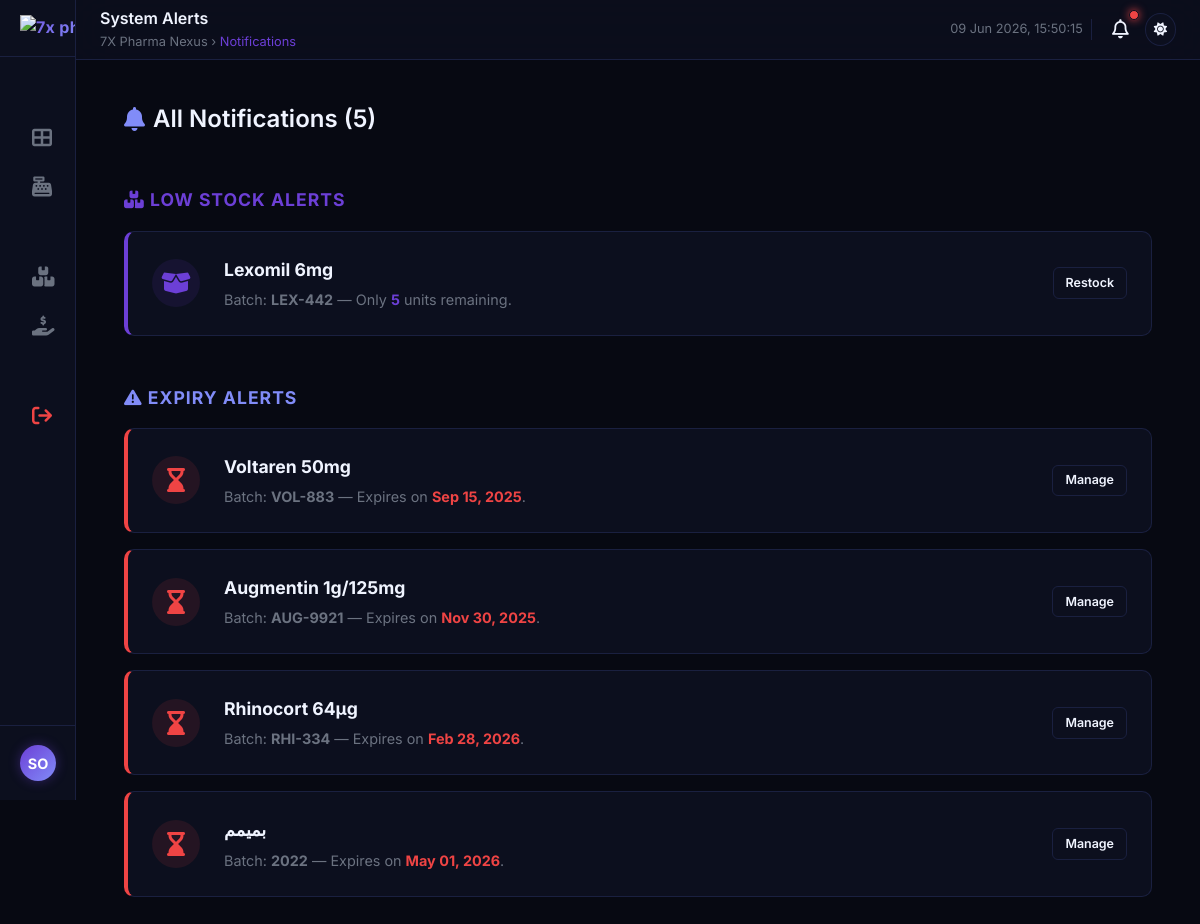
Page /public/notification (signed in) on the committed database.
### tables this page shows
CREATE TABLE `batches` (
  `id` int(11) NOT NULL,
  `medicine_id` int(11) NOT NULL,
  `batch_number` varchar(50) NOT NULL,
  `expiry_date` date NOT NULL,
  `current_quantity` int(11) DEFAULT 0,
  `created_at` timestamp NOT NULL DEFAULT current_timestamp()
);

CREATE TABLE `medicines` (
  `id` int(11) NOT NULL,
  `barcode` varchar(50) NOT NULL,
  `name` varchar(150) NOT NULL,
  `dci` varchar(150) DEFAULT NULL,
  `category` varchar(100) DEFAULT 'General',
  `price` decimal(10,2) NOT NULL,
  `cost_price` decimal(10,2) NOT NULL,

  `created_at` timestamp NOT NULL DEFAULT current_timestamp(),
  `deleted_at` timestamp NULL DEFAULT NULL
);

### app/controllers/NotificationController.php (called while the page is built)
<?php
class NotificationController extends Controller {
    public function index() {
        $notificationModel = $this->model('Notification');
        $lowStockAlerts = $notificationModel->getLowStockAlerts();
        $expiringAlerts = $notificationModel->getExpiringAlerts();
        $data = [
            'title' => 'Notifications | 7X Pharma Nexus',
            'lowStock' => $lowStockAlerts,
            'expiring' => $expiringAlerts,
            'totalAlerts' => count($lowStockAlerts) + count($expiringAlerts)
        ];
        $this->view('notifications', $data);
    }
}
?>

### app/core/Router.php (called while the page is built, shortened)
<?php
class Router {
    protected $method = 'index';
    public function __construct() {
        $url = $this->parseUrl();
        if (isset($url[0]) && file_exists(ROOT_DIR . '/app/controllers/' . ucfirst($url[0]) . 'Controller.php')) {
            unset($url[0]);
        }
        $this->controller = new $this->controller();
        $this->params = $url ? array_values($url) : [];
        call_user_func_array([$this->controller, $this->method], $this->params);
    }
    private function parseUrl() {
        if (isset($_GET['url'])) {
            $url = rtrim($_GET['url'], '/');
            $url = filter_var($url, FILTER_SANITIZE_URL);
            $url = explode('/', $url);
            return $url;
        }
        return [];
    }
}

### public/index.php (called while the page is built, shortened)
<?php
require_once ROOT_DIR . '/app/config/Database.php';
require_once ROOT_DIR . '/app/core/Model.php';
require_once ROOT_DIR . '/app/core/Controller.php';
require_once ROOT_DIR . '/app/core/Router.php';
$router = new Router();
?>

### app/core/Model.php (called while the page is built, shortened)
<?php
class Model {
    protected $db;
    public function __construct() {
        require_once ROOT_DIR . '/app/config/Database.php';
        $database = new Database();
        $this->db = $database->getConnection();
    }
    protected function query($sql, $params = []) {
        $stmt = $this->db->prepare($sql);
        $stmt->execute($params);
        return $stmt;
    }
}

### app/config/Database.php (called while the page is built, shortened)
<?php
class Database {
    private $conn;
    public function __construct() {
        $host = '127.0.0.1';
        $port = '3307';
        $db_name = 'pharma_core';
        $username = 'root';
        $password = '';
        try {
            $dsn = "mysql:host={$host};port={$port};dbname={$db_name};charset=utf8mb4";
            $options = [
                PDO::ATTR_ERRMODE => PDO::ERRMODE_EXCEPTION,
                PDO::ATTR_DEFAULT_FETCH_MODE => PDO::FETCH_ASSOC,
                PDO::ATTR_EMULATE_PREPARES => false,
            ];
            $this->conn = new PDO($dsn, $username, $password, $options);
        } catch(PDOException $e) {
            $this->logError($e);
            $error_view = ROOT_DIR . '/views/components/db_error.php';
            if (file_exists($error_view)) {
                include $error_view;
            } else {
                header('HTTP/1.1 500 Internal Server Error');
                echo "Database Connection Error. Design file missing.";
            }
            exit();
        }
    }
    public function getConnection() {
        return $this->conn;
    }
}
?>

### app/models/Notification.php (called while the page is built, shortened)
<?php
class Notification extends Model {
    public function getLowStockAlerts() {
        $sql = "SELECT b.id AS batch_id, b.batch_number, b.current_quantity, m.name AS medicine_name
                FROM batches b
                JOIN medicines m ON b.medicine_id = m.id
                WHERE b.current_quantity <= 10 AND b.current_quantity > 0
                AND m.deleted_at IS NULL
                ORDER BY b.current_quantity ASC";
        $stmt = $this->query($sql);
        return $stmt->fetchAll(PDO::FETCH_ASSOC);
    }
    public function getExpiringAlerts() {
        $sql = "SELECT b.id AS batch_id, b.batch_number, b.expiry_date, b.current_quantity, m.name AS medicine_name
                FROM batches b
                JOIN medicines m ON b.medicine_id = m.id
                WHERE b.expiry_date <= DATE_ADD(CURDATE(), INTERVAL 60 DAY)
                AND b.current_quantity > 0
                AND m.deleted_at IS NULL
                ORDER BY b.expiry_date ASC";
        $stmt = $this->query($sql);
        return $stmt->fetchAll(PDO::FETCH_ASSOC);
    }
}
?>

### views/pages/notifications.php (the view, shortened to what this page needs)
<!DOCTYPE html>
<html lang="en" data-theme="dark">
<head>
    <link rel="stylesheet" href="https://cdnjs.cloudflare.com/ajax/libs/font-awesome/6.5.1/css/all.min.css">
    <link rel="stylesheet" href="<?= BASE_URL ?>/assets/css/global.css">
    <link rel="stylesheet" href="<?= BASE_URL ?>/assets/css/dashboard.css">
    <link rel="stylesheet" href="<?= BASE_URL ?>/assets/css/notifications.css">
</head>
<body>
    <div class="dashboard-layout">
        <aside class="sidebar" id="sidebar" aria-label="Main navigation">
            <div class="sidebar-brand">
                <img src="<?= BASE_URL ?>/assets/images/logo/7X-PHARMA-ICO.png" alt="7x pharma logo">
            </div>
            <nav class="sidebar-nav" aria-label="Sidebar navigation">
                <a href="<?= BASE_URL ?>/dashboard" class="nav-item">
                    <i class="fa-solid fa-table-cells-large fa-fw"></i><span class="nav-text">Dashboard</span>
                </a>
                <a href="<?= BASE_URL ?>/pos" class="nav-item">
                    <i class="fa-solid fa-cash-register fa-fw"></i><span class="nav-text">Point of Sale</span>
                </a>
                <a href="<?= BASE_URL ?>/inventory" class="nav-item">
                    <i class="fa-solid fa-boxes-stacked fa-fw"></i><span class="nav-text">Inventory</span>
                </a>
                <a href="<?= BASE_URL ?>/credit" class="nav-item">
                    <i class="fa-solid fa-hand-holding-dollar fa-fw"></i><span class="nav-text">Client Credit</span>
                </a>
                <a href="<?= BASE_URL ?>/auth/logout" class="nav-item" style="color: var(--color-danger);">
                    <i class="fa-solid fa-arrow-right-from-bracket fa-fw"></i><span class="nav-text">Logout</span>
                </a>
            </nav>
            <div class="sidebar-footer">
                <div class="sidebar-user">
                    <div class="user-avatar"><?= strtoupper(substr($_SESSION['name'] ?? 'AD', 0, 2)) ?></div>
                </div>
            </div>
        </aside>
        <div class="main-content">
            <header class="top-navbar">
                <div class="navbar-left">
                    <div>
                        <div class="page-title">System Alerts</div>
                        <div class="breadcrumb">7X Pharma Nexus &rsaquo; <span>Notifications</span></div>
                    </div>
                </div>
                <div class="navbar-right">
                    <span class="navbar-clock" id="navbar-clock"></span>
                    <a href="<?= BASE_URL ?>/notification" class="btn-notification" aria-label="Notifications">
                        <i class="fa-regular fa-bell"></i>
                            <span class="notification-dot active"></span>
                    </a>
                    <button id="theme-toggle" class="btn-icon" aria-label="Toggle Theme">
                        <span id="theme-icon"></span>
                    </button>
                </div>
            </header>
            <main class="page-body" id="main-page-body">
                <div class="notifications-page-container">
                    <div class="panel" style="background: transparent; border: none; box-shadow: none;">
                        <div class="panel-header" style="border: none; padding-bottom: 0;">
                            <h2 class="panel-title" style="font-size: 1.5rem; margin-bottom: 1.5rem;">
                                <i class="fa-solid fa-bell" style="color: var(--color-accent);"></i>
                                All Notifications (<?= $totalAlerts ?? 0 ?>)
                            </h2>
                        </div>
                        <div class="panel-body">
                            <?php if (empty($lowStock) && empty($expiring)): ?>
                                <div class="empty-notifications-card">
                                    <i class="fa-solid fa-shield-check" style="font-size: 3rem; color: var(--color-success); margin-bottom: 1rem; display: block;"></i>
                                    <h3 style="color: var(--color-text-primary); margin-bottom: 0.5rem;">System Optimal</h3>
                                    <p style="color: var(--color-text-secondary);">There are currently no active alerts for stock or expiry.</p>
                                </div>
                            <?php else: ?>
                                <?php if (!empty($lowStock)): ?>
                                    <h3 style="color: var(--color-primary); margin-bottom: 1rem; font-size: 1.1rem; text-transform: uppercase; letter-spacing: 1px;">
                                        <i class="fa-solid fa-boxes-stacked"></i> Low Stock Alerts
                                    </h3>
                                    <?php foreach ($lowStock as $item): ?>
                                        <div class="alert-card alert-stock">
                                            <div class="notification-icon stock">
                                                <i class="fa-solid fa-box-open"></i>
                                            </div>
                                            <div class="alert-details">
                                                <h4><?= htmlspecialchars($item['medicine_name']) ?></h4>
                                                <p>Batch: <strong><?= htmlspecialchars($item['batch_number']) ?></strong> &mdash; Only <span style="color:var(--color-primary); font-weight:700;"><?= $item['current_quantity'] ?></span> units remaining.</p>
                                            </div>
                                            <div class="alert-action">
                                                <a href="<?= BASE_URL ?>/inventory" class="btn btn-outline btn-sm">Restock</a>
                                            </div>
                                        </div>
                                    <?php endforeach; ?>
                                <?php endif; ?>
                                <?php if (!empty($lowStock) && !empty($expiring)) echo '<div style="height: 2rem;"></div>'; ?>
                                <?php if (!empty($expiring)): ?>
                                    <h3 style="color: var(--color-accent); margin-bottom: 1rem; font-size: 1.1rem; text-transform: uppercase; letter-spacing: 1px;">
                                        <i class="fa-solid fa-triangle-exclamation"></i> Expiry Alerts
                                    </h3>
                                    <?php foreach ($expiring as $item): ?>
                                        <div class="alert-card alert-expiry">
                                            <div class="notification-icon expiry">
                                                <i class="fa-solid fa-hourglass-end"></i>
                                            </div>
                                            <div class="alert-details">
                                                <h4><?= htmlspecialchars($item['medicine_name']) ?></h4>
                                                <p>Batch: <strong><?= htmlspecialchars($item['batch_number']) ?></strong> &mdash; Expires on <span style="color:var(--color-danger); font-weight:700;"><?= date('M d, Y', strtotime($item['expiry_date'])) ?></span>.</p>
                                            </div>
                                            <div class="alert-action">
                                                <a href="<?= BASE_URL ?>/inventory" class="btn btn-outline btn-sm">Manage</a>
                                            </div>
                                        </div>
                                    <?php endforeach; ?>
                                <?php endif; ?>
                            <?php endif; ?>
                        </div>
                    </div>
                </div>
            </main>
        </div>
    </div>
</body>
</html>

### public/assets/css/global.css (style rules this page uses)
*, *::before, *::after { box-sizing: border-box; margin: 0; padding: 0; }
body { font-family: var(--font-family); background-color: var(--color-bg-primary); background-image: radial-gradient(ellipse at 20% 0%, rgba(108, 63, 214, 0.06) 0%, transparent 50%), radial-gradient(ellipse at 80% 100%, rgba(129, 140, 248, 0.04) 0%, transparent 50%); background-attachment: fixed; color: var(--color-text-primary); font-size: 15px; line-height: 1.6; transition: background-color var(--transition-speed), color var(--transition-speed); }
a { color: var(--color-primary); text-decoration: none; transition: color var(--transition-speed); }
.btn { display: inline-flex; align-items: center; justify-content: center; padding: var(--space-2) var(--space-3); border: none; border-radius: var(--border-radius-md); font-weight: 600; cursor: pointer; transition: all var(--transition-speed); font-family: var(--font-family); outline: none; gap: 6px; }
.btn-outline { background: transparent; border: 1px solid var(--color-border); color: var(--color-text-primary); }
.btn-sm { font-size: 0.78rem; padding: 0.3rem 0.75rem; border-radius: var(--border-radius-sm); }
.panel { background: linear-gradient(145deg, var(--color-bg-secondary), rgba(12, 15, 30, 0.9)); border: 1px solid var(--color-border); border-radius: var(--border-radius-lg); overflow: hidden; transition: border-color var(--transition-speed), box-shadow var(--transition-speed); }
.panel-header { padding: var(--space-3) var(--space-4); border-bottom: 1px solid var(--color-border); display: flex; align-items: center; justify-content: space-between; }
.panel-title { font-size: 0.95rem; font-weight: 600; display: flex; align-items: center; gap: var(--space-2); color: var(--color-text-primary); }
.panel-body { padding: var(--space-4); }
.btn-icon { background-color: var(--color-bg-secondary); border: 1px solid var(--color-border); color: var(--color-text-primary); padding: 0.5rem; border-radius: 50%; display: flex; align-items: center; justify-content: center; cursor: pointer; transition: all var(--transition-speed); }

### public/assets/css/notifications.css (style rules this page uses)
.notification-dot { position: absolute; top: -2px; right: -2px; width: 10px; height: 10px; background-color: var(--color-danger); border-radius: 50%; box-shadow: 0 0 8px var(--color-danger); }
.notification-dot.active { animation: pulseGlow 2s infinite cubic-bezier(0.4, 0, 0.2, 1); }
.notifications-page-container { width: 100%; margin: 0 auto; }
.alert-card { background-color: var(--color-bg-secondary); border: 1px solid var(--color-border); border-radius: var(--border-radius-md); padding: 1.5rem; margin-bottom: 1rem; display: flex; align-items: center; gap: 1.5rem; transition: transform var(--transition-speed), box-shadow var(--transition-speed); }
.alert-card.alert-stock { border-left: 4px solid var(--color-primary); }
.alert-card.alert-expiry { border-left: 4px solid var(--color-danger); }
.notification-icon { width: 48px; height: 48px; border-radius: 50%; display: flex; align-items: center; justify-content: center; font-size: 1.5rem; }
.notification-icon.stock { background-color: rgba(108, 63, 214, 0.1); color: var(--color-primary); }
.notification-icon.expiry { background-color: rgba(239, 68, 68, 0.1); color: var(--color-danger); }
.alert-details h4 { color: var(--color-text-primary); margin-bottom: var(--space-1); font-size: 1.1rem; }
.alert-details p { color: var(--color-text-secondary); font-size: 0.9rem; }
.alert-action { margin-left: auto; }

### rows in the picture
batches: medicine.name "Lexomil 6mg", batch_number "LEX-442", current_quantity "5"
batches: medicine.name "Voltaren 50mg", batch_number "VOL-883", expiry_date "Sep 15, 2025"
batches: medicine.name "Augmentin 1g/125mg", batch_number "AUG-9921", expiry_date "Nov 30, 2025"
batches: medicine.name "Rhinocort 64µg", batch_number "RHI-334", expiry_date "Feb 28, 2026"
batches: medicine.name "بميمم", batch_number "2022", expiry_date "May 01, 2026"

### other values in the picture
substr($_SESSION['name'] ?? 'AD', 0, 2) "SO"
$totalAlerts "5"
